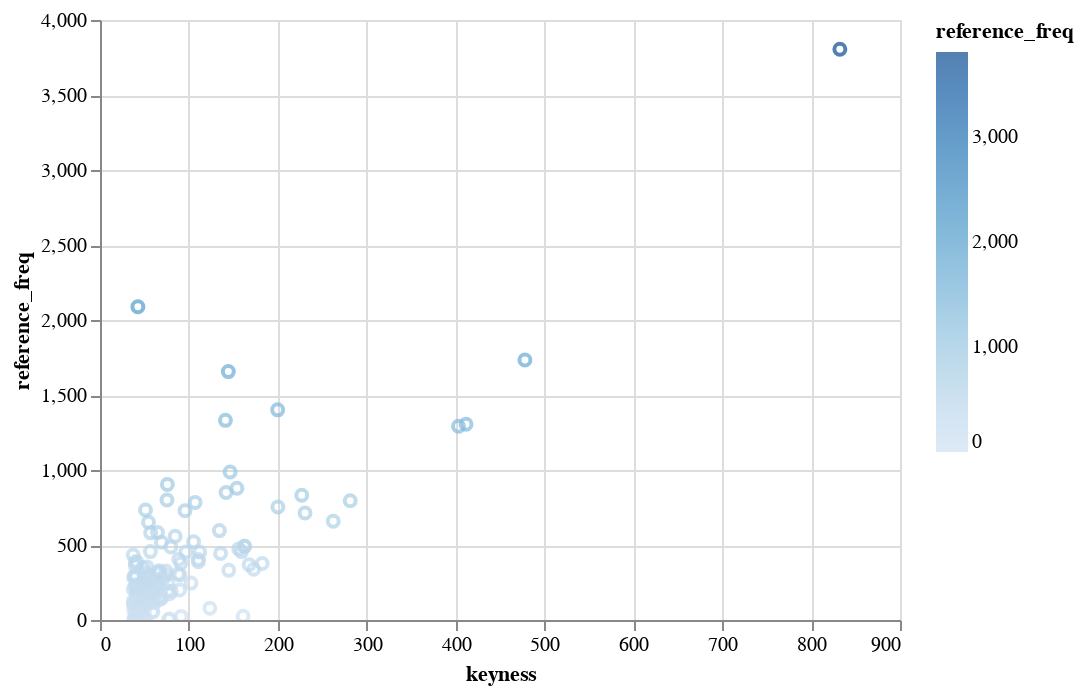

Write notebook code for a chart like this one.
### Code cell
import altair as alt

alt.Chart(positive_df).mark_point().encode(
    x='keyness:Q',
    y='reference_freq:Q',
    color='reference_freq:Q',
    tooltip=["bigrams:N", "reference_freq:Q"],
).interactive()

### Figure 1 — Vega-Lite specification as saved in the notebook (floating-point values rounded to 4 significant figures; data arrays with more than 128 entries replaced by an {"elided": "..."} marker saying what was removed)
{"config": {"view": {"continuousWidth": 400, "continuousHeight": 300}}, "data": {"name": "data-aa80df50aec78fb53a9e59b49d0cc5d1"}, "mark": "point", "encoding": {"color": {"type": "quantitative", "field": "reference_freq"}, "tooltip": [{"type": "nominal", "field": "bigrams"}, {"type": "quantitative", "field": "reference_freq"}], "x": {"type": "quantitative", "field": "keyness"}, "y": {"type": "quantitative", "field": "reference_freq"}}, "selection": {"selector001": {"type": "interval", "bind": "scales", "encodings": ["x", "y"]}}, "$schema": "https://vega.github.io/schema/vega-lite/v4.8.1.json", "datasets": {"data-aa80df50aec78fb53a9e59b49d0cc5d1": {"elided": "150 records"}}}
